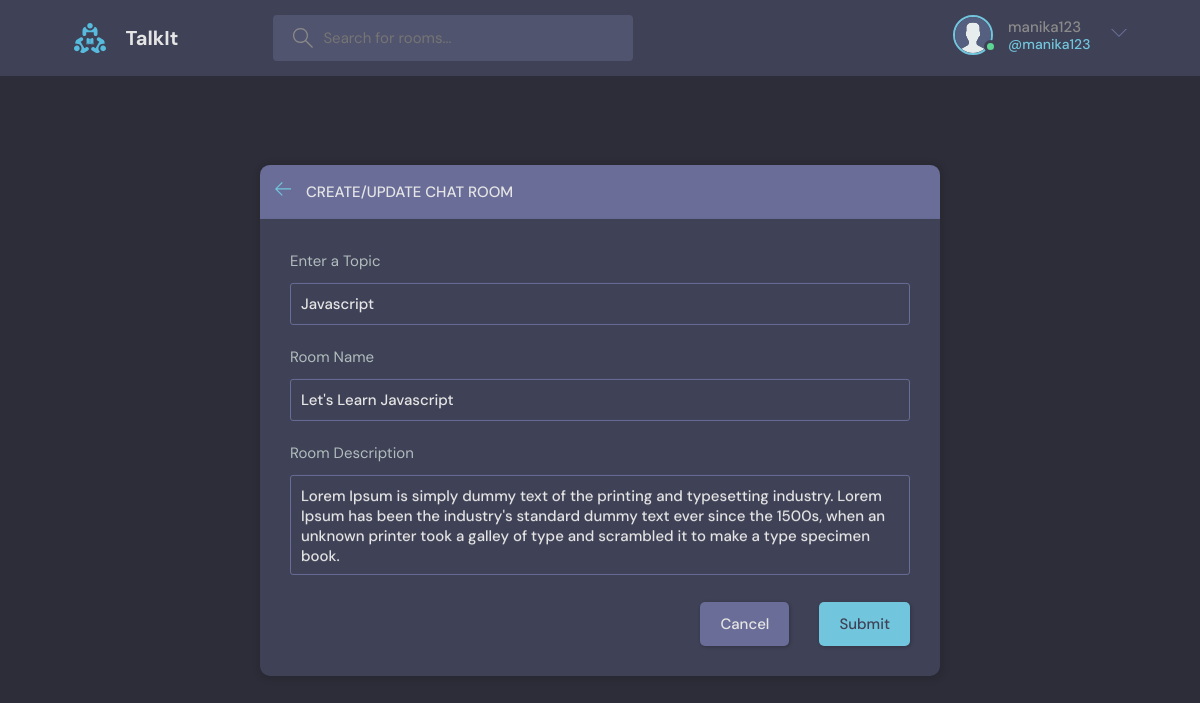
Page /update-room/1 (signed in) on the committed database.
### base/models.py (models this page shows, shortened)
class Room(models.Model):
    host = models.ForeignKey(User, on_delete=models.SET_NULL, null=True)
    topic = models.ForeignKey(Topic, on_delete=models.SET_NULL, null=True)
    name = models.CharField(max_length=200)
    description = models.TextField(null=True, blank=True)
    participants=models.ManyToManyField(User, related_name='participants', blank=True)
    updated = models.DateTimeField(auto_now=True)
    created = models.DateTimeField(auto_now_add=True)
    class Meta:
        ordering = ['-updated', '-created']

class Topic(models.Model):
    name = models.CharField(max_length=200)

### base/views.py (the view, shortened to what this page needs)
# urls.py: path('update-room/<str:pk>', views.updateRoom, name='update-room'),
@login_required(login_url='login')
def updateRoom(request, pk):
    room = Room.objects.get(id=pk)
    form = RoomForm(instance=room)
    topics = Topic.objects.all()
    if request.user != room.host:
        return HttpResponse('Your are not allowed here!!')
    context = {'form': form, 'topics': topics, 'room': room}
    return render(request, 'base/room_form.html', context)

### base/forms.py
class RoomForm(ModelForm):
    class Meta:
        model = Room
        fields = '__all__'
        exclude=['host', 'participants']

### base/templates/base/room_form.html (shortened to what this page needs)
{% extends 'main.html' %}
{% block content %}
<main class="create-room layout">
  <div class="container">
    <div class="layout__box">
      <div class="layout__boxHeader">
        <div class="layout__boxTitle">
          <a href="{{request.META.HTTP_REFERER}}">
            <svg version="1.1" xmlns="http://www.w3.org/2000/svg" width="32" height="32" viewBox="0 0 32 32">
              <title>arrow-left</title>
              <path
                d="M13.723 2.286l-13.723 13.714 13.719 13.714 1.616-1.611-10.96-10.96h27.625v-2.286h-27.625l10.965-10.965-1.616-1.607z">
              </path>
            </svg>
          </a>
          <h3>Create/Update Chat Room</h3>
        </div>
      </div>
      <div class="layout__body">
        <form class="form" action="" method="POST">
          <div class="form__group">
            <label for="room_topic">Enter a Topic</label>
            <input required type="text" value="{{room.topic.name}}" name="topic" list="topic-list" />
          </div>
          <div class="form__group">
            <label for="room_name">Room Name</label>
            {{form.name}}
          </div>
          <div class="form__group">
            <label for="room_description">Room Description</label>
            {{form.description}}
          </div>
          <div class="form__action">
            <a class="btn btn--dark" href="{{request.META.HTTP_REFERER}}">Cancel</a>
            <button class="btn btn--main" type="submit">Submit</button>
          </div>
        </form>
      </div>
    </div>
  </div>
</main>
{% endblock content %}

### templates/navbar.html (shortened to what this page needs)
{% load static %}
<header class="header header--loggedIn">
    <div class="container">
      <a href="{% url 'home' %}" class="header__logo">
        <img src="{% static 'images/logo.svg' %}" />
        <h1>TalkIt </h1>
      </a>
      <form class="header__search" method="GET" action="{% url 'home' %}">
        <label>
          <input name="q" placeholder="Search for rooms..." />
        </label>
      </form>
      <nav class="header__menu">
        {% if request.user.is_authenticated %}
            <div class="header__user">
            <a href="{% url 'update-user' %}">
                <div class="avatar avatar--medium active">
                <img src="{% static 'images/avatar.svg' %}" />
                </div>
                <p>{{request.user.username}}<span>@{{request.user.username}}</span></p>
            </a>
            <button class="dropdown-button">
                <svg version="1.1" xmlns="http://www.w3.org/2000/svg" width="32" height="32" viewBox="0 0 32 32">
                <title>chevron-down</title>
                <path d="M16 21l-13-13h-3l16 16 16-16h-3l-13 13z"></path>
                </svg>
            </button>
            </div>
        {% else %}
            <a href="{% url 'login' %}">
            <img src="{% static 'images/avatar.svg' %}" />
            <p>Login</p>
            </a>
        {% endif %}
      </nav>
    </div>
  </header>

### rows in the picture
Room: topic "Javascript", name "Let's Learn Javascript", description "Lorem Ipsum is simply dummy text of the printing and typesetting industry. Lorem Ipsum has been the industry's standard dummy text ever since the 1500s, when an unknown printer took a galley of type and scrambled it to make a type specimen book."

### other values in the picture
{{ request.user.username }} "manika123"
